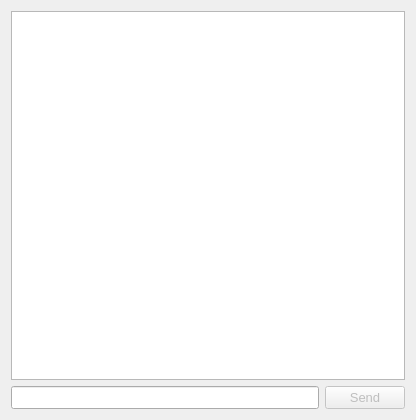
<?xml version="1.0" encoding="UTF-8"?>
<ui version="4.0">
 <class>SendMessageForm</class>
 <widget class="QWidget" name="SendMessageForm">
  <property name="geometry">
   <rect>
    <x>0</x>
    <y>0</y>
    <width>416</width>
    <height>420</height>
   </rect>
  </property>
  <property name="windowTitle">
   <string>Messaging</string>
  </property>
  <property name="windowIcon">
   <iconset resource="../Resources/Resources.qrc">
    <normaloff>:/Core/Core/Logo.png</normaloff>:/Core/Core/Logo.png</iconset>
  </property>
  <layout class="QVBoxLayout" name="verticalLayout">
   <item>
    <widget class="QTextBrowser" name="message_area">
     <property name="font">
      <font>
       <pointsize>10</pointsize>
      </font>
     </property>
     <property name="openExternalLinks">
      <bool>true</bool>
     </property>
    </widget>
   </item>
   <item>
    <layout class="QHBoxLayout" name="send_message_layout">
     <item>
      <widget class="QLineEdit" name="message_input">
       <property name="sizePolicy">
        <sizepolicy hsizetype="Expanding" vsizetype="Minimum">
         <horstretch>0</horstretch>
         <verstretch>0</verstretch>
        </sizepolicy>
       </property>
      </widget>
     </item>
     <item>
      <widget class="QPushButton" name="send">
       <property name="enabled">
        <bool>false</bool>
       </property>
       <property name="sizePolicy">
        <sizepolicy hsizetype="MinimumExpanding" vsizetype="Minimum">
         <horstretch>0</horstretch>
         <verstretch>0</verstretch>
        </sizepolicy>
       </property>
       <property name="maximumSize">
        <size>
         <width>80</width>
         <height>16777215</height>
        </size>
       </property>
       <property name="font">
        <font>
         <pointsize>10</pointsize>
        </font>
       </property>
       <property name="text">
        <string>Send</string>
       </property>
      </widget>
     </item>
    </layout>
   </item>
  </layout>
 </widget>
 <resources>
  <include location="../Resources/Resources.qrc"/>
 </resources>
 <connections>
  <connection>
   <sender>send</sender>
   <signal>clicked()</signal>
   <receiver>SendMessageForm</receiver>
   <slot>send_message()</slot>
   <hints>
    <hint type="sourcelabel">
     <x>349</x>
     <y>393</y>
    </hint>
    <hint type="destinationlabel">
     <x>355</x>
     <y>399</y>
    </hint>
   </hints>
  </connection>
  <connection>
   <sender>message_input</sender>
   <signal>textChanged(QString)</signal>
   <receiver>SendMessageForm</receiver>
   <slot>update_input_text()</slot>
   <hints>
    <hint type="sourcelabel">
     <x>169</x>
     <y>394</y>
    </hint>
    <hint type="destinationlabel">
     <x>192</x>
     <y>395</y>
    </hint>
   </hints>
  </connection>
  <connection>
   <sender>message_input</sender>
   <signal>returnPressed()</signal>
   <receiver>send</receiver>
   <slot>click()</slot>
   <hints>
    <hint type="sourcelabel">
     <x>164</x>
     <y>393</y>
    </hint>
    <hint type="destinationlabel">
     <x>363</x>
     <y>393</y>
    </hint>
   </hints>
  </connection>
 </connections>
 <slots>
  <slot>send_message()</slot>
  <slot>update_input_text()</slot>
 </slots>
</ui>
